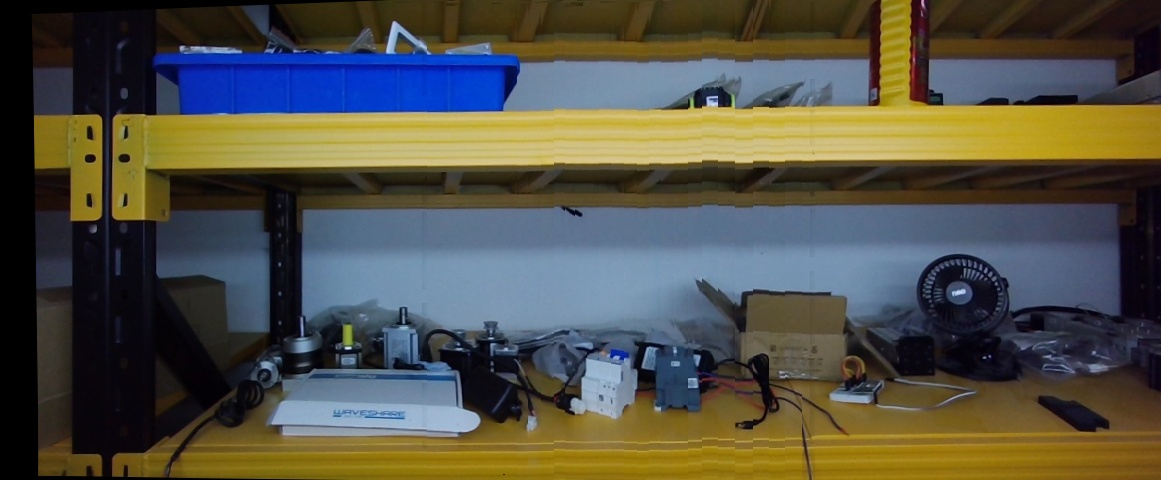
#> input picture benchmarks/run_20260804_162340/v6_candidate_t1_cache_no_rescue_photometric/video_panorama.jpg, 1161 x 480 px
$ python -i video_s1_vertical_alignment.py   (imports and definitions only)   (older library calls are emulated)
#> lines starting #> are read from the running program, lines starting #| are printed output that depends on the picture
#> further down, picture is the input picture: shape (480, 1161, 3); mean B, G, R 69.9, 80.9, 82.4
"""Local vertical-only alignment for the isolated S0/S1 video experiment.

The module deliberately has no knowledge of poses, depth, seams, or production
renderers.  It consumes already co-registered RGB overlap crops, estimates a
bounded ``dy(y)`` curve, and returns evidence which a caller may compose into
one final inverse map.  Failure is represented by missing observations and a
zero curve; it is never promoted to a pair-level rendering exception.
"""

from __future__ import annotations

from concurrent.futures import ThreadPoolExecutor
from dataclasses import dataclass, field
from typing import Mapping, Sequence

import cv2
import numpy as np


@dataclass(frozen=True)
class VerticalAlignmentConfig:
    horizontal_scale: float = 0.5
    preserve_full_vertical_resolution: bool = True
    window_height_px: int = 32
    window_step_px: int = 16
    horizontal_subwindow_width_px: int = 80
    horizontal_subwindow_count: int = 3
    minimum_horizontal_subwindow_width_px: int = 48
    search_radius_y_px: int = 16
    top_k_candidates: int = 5
    candidate_nms_radius_px: int = 2
    allow_subpixel_refinement: bool = True
    luminance_zncc_weight: float = 0.45
    vertical_gradient_zncc_weight: float = 0.40
    lab_color_weight: float = 0.15
    minimum_valid_fraction_for_candidate: float = 0.45
    minimum_2d_texture_score: float = 0.05
    left_right_sigma_px: float = 1.5
    candidate_margin_sigma: float = 0.08
    multi_x_consensus_sigma_px: float = 1.5
    use_ransac_soft_prior: bool = True
    ransac_minimum_points: int = 6
    ransac_residual_px: float = 2.0
    dp_first_order_weight: float = 1.0
    dp_second_order_weight: float = 0.5
    dp_missing_cost: float = 1.25
    dp_soft_prior_weight: float = 0.25
    smoothing_control_spacing_px: int = 80
    smoothing_data_weight: float = 1.0
    smoothing_first_order_weight: float = 0.25
    smoothing_second_order_weight: float = 2.0
    maximum_local_slope: float = 0.08
    gain_candidates: tuple[float, ...] = (0.0, 0.25, 0.5, 1.0)
    gain_block_height_px: int = 64
    gain_smoothness_weight: float = 0.20
    # S1.1 opt-in controls.  ``None`` preserves the S01/v1 single-stage
    # search exactly; the S011 configuration supplies all of these values.
    normal_coarse_search_radius_y_px: int | None = None
    expanded_coarse_search_radius_y_px: int | None = None
    coarse_window_height_px: int = 32
    coarse_window_step_px: int = 16
    fine_window_height_px: int = 24
    fine_window_step_px: int = 8
    fine_search_radius_y_px: float = 2.0
    fine_search_step_px: float = 0.25
    normal_top_k_candidates: int = 3
    expanded_top_k_candidates: int = 5
    minimum_independent_subwindow_agreement: int = 2
    maximum_subwindow_spread_px: float = 0.75
    trusted_row_taper_px: int = 8
    maximum_consecutive_missing_windows: int = 2

    # [86 lines left out: functions from_mapping, validate, _coerce_config, not called in this run]


@dataclass(frozen=True)
class SourceFeatures:
    gray: np.ndarray
    lab: np.ndarray
    gradient_x: np.ndarray
    gradient_y: np.ndarray
    canny: np.ndarray
    structure_tensor_score: np.ndarray
    sharpness: np.ndarray
    valid_mask: np.ndarray
    horizontal_scale: float


@dataclass(frozen=True)
class VerticalCandidate:
    window_index: int
    center_y: float
    dy_px: float
    raw_cost: float
    normalized_cost: float
    luminance_cost: float
    vertical_gradient_cost: float
    color_cost: float
    valid_fraction: float
    texture_score: float
    left_right_error_px: float
    multi_x_consensus_error_px: float
    confidence: float
    is_missing: bool
    search_border_hit: bool = False


@dataclass(frozen=True)
class VerticalCurve:
    y: np.ndarray
    dy_raw: np.ndarray
    dy_smoothed: np.ndarray
    confidence: np.ndarray
    gain: np.ndarray
    dy_applied: np.ndarray
    valid_observation_mask: np.ndarray


@dataclass(frozen=True)
class RansacSoftPrior:
    available: bool
    slope: float = 0.0
    intercept: float = 0.0
    inlier_count: int = 0

    def predict(self, y: float) -> float:
        return self.slope * float(y) + self.intercept


@dataclass(frozen=True)
class VerticalAlignmentResult:
    pair_status: str
    candidates_by_window: tuple[tuple[VerticalCandidate, ...], ...]
    selected_candidates: tuple[VerticalCandidate, ...]
    ransac_prior: RansacSoftPrior
    curve: VerticalCurve
    gain_block_values: tuple[float, ...] = ()
    diagnostics: Mapping[str, object] = field(default_factory=dict)


def precompute_source_features(
    image: np.ndarray,
    valid_mask: np.ndarray | None = None,
    *,
    horizontal_scale: float = 0.5,
) -> SourceFeatures:
    """Compute all S1 source features once, shrinking only horizontally."""
#> called with horizontal_scale = 0.5

    if image.ndim != 3 or image.shape[2] != 3 or image.dtype != np.uint8:
        raise ValueError("S1 source RGB must be a uint8 BGR image")
    if not 0.0 < horizontal_scale <= 1.0:
        raise ValueError("S1 horizontal feature scale must be in (0, 1]")
    height, width = image.shape[:2]
#> height = 480; width = 1161
    target_width = max(1, int(round(width * horizontal_scale)))
#> target_width = 580
    scaled = cv2.resize(image, (target_width, height), interpolation=cv2.INTER_AREA)
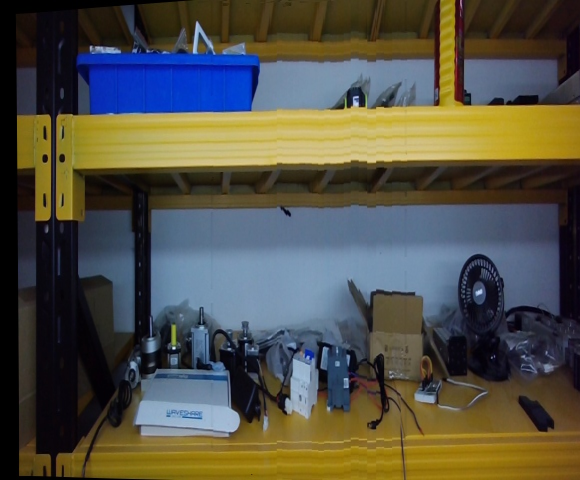
#> scaled: shape (480, 580, 3); mean B, G, R 69.9, 80.9, 82.4
    if valid_mask is None:
        valid = np.ones((height, target_width), dtype=bool)
    else:
        source_valid = np.asarray(valid_mask, dtype=np.uint8)
        if source_valid.shape != (height, width):
            raise ValueError("S1 source valid mask shape does not match RGB")
        valid = cv2.resize(source_valid, (target_width, height), interpolation=cv2.INTER_NEAREST) > 0
    gray = cv2.cvtColor(scaled, cv2.COLOR_BGR2GRAY).astype(np.float32) / 255.0
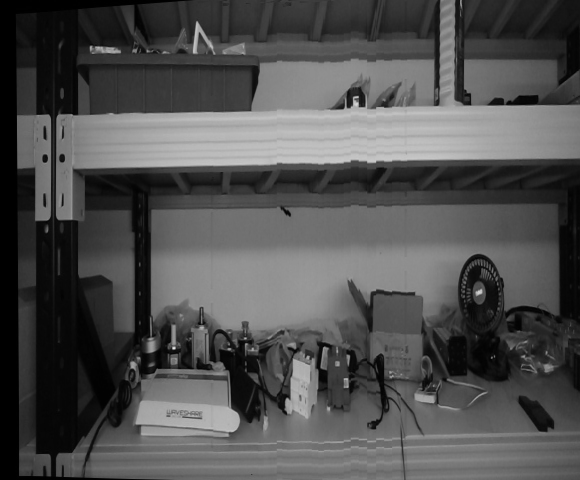
#> gray: shape (480, 580) float32; min 0, max 0.906, mean 0.314
    lab = cv2.cvtColor(scaled, cv2.COLOR_BGR2LAB).astype(np.float32)
    lab[..., 0] /= 255.0
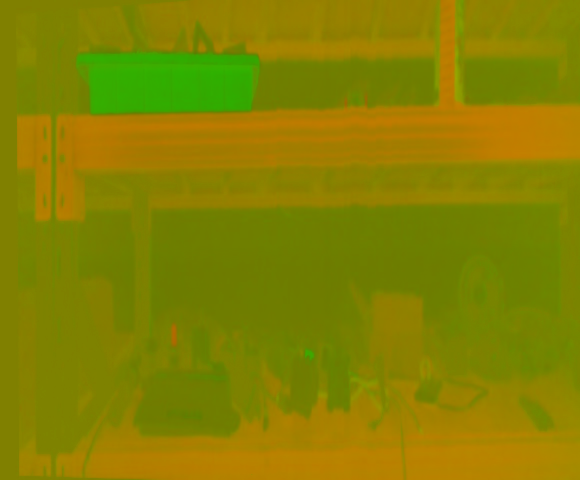
#> lab: shape (480, 580, 3) float32; mean B, G, R 0.3, 130.3, 134.1
    lab[..., 1:] = (lab[..., 1:] - 128.0) / 128.0
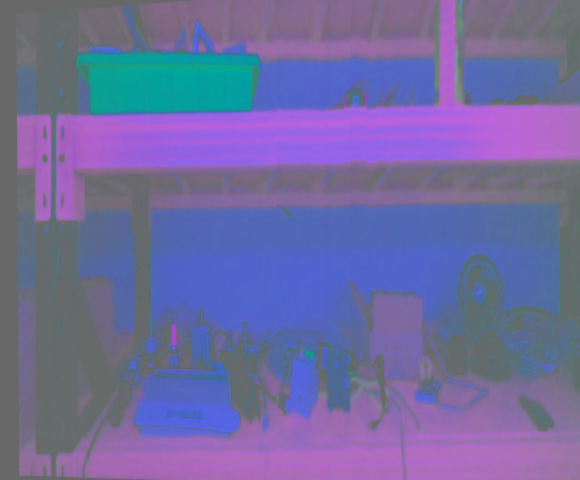
#> lab: shape (480, 580, 3) float32; mean B, G, R 0.34, 0.0181, 0.0476; drawn with min black and max white
    gradient_x = cv2.Sobel(gray, cv2.CV_32F, 1, 0, ksize=3)
    gradient_y = cv2.Sobel(gray, cv2.CV_32F, 0, 1, ksize=3)
    canny = cv2.Canny((gray * 255.0).astype(np.uint8), 60, 150)
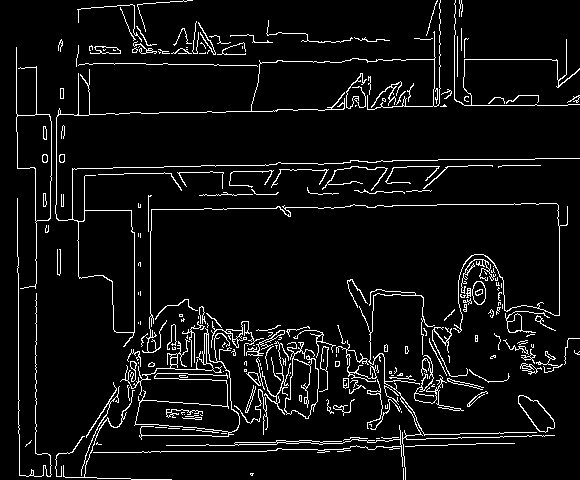
#> canny: shape (480, 580); 6.2% white in thin lines or dots
    tensor_xx = cv2.GaussianBlur(gradient_x * gradient_x, (5, 5), 0)
    tensor_yy = cv2.GaussianBlur(gradient_y * gradient_y, (5, 5), 0)
    tensor_xy = cv2.GaussianBlur(gradient_x * gradient_y, (5, 5), 0)
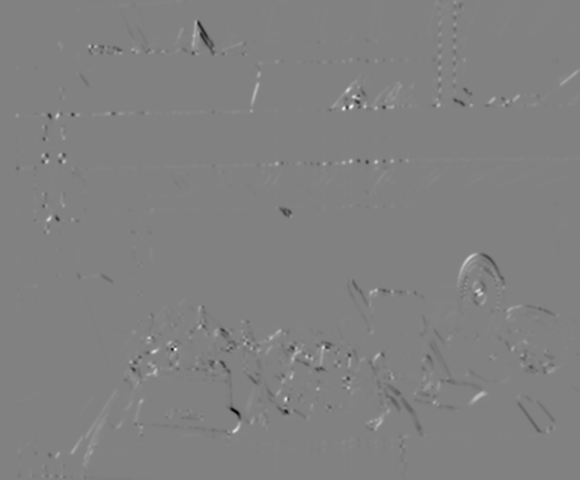
#> tensor_xy: shape (480, 580) float32; min -1.08, max 1.04, mean -9.75e-05; drawn with min black and max white
    trace = tensor_xx + tensor_yy
    discriminant = np.sqrt(np.maximum(0.0, (tensor_xx - tensor_yy) ** 2 + 4.0 * tensor_xy**2))
    structure = np.maximum(0.0, 0.5 * (trace - discriminant))
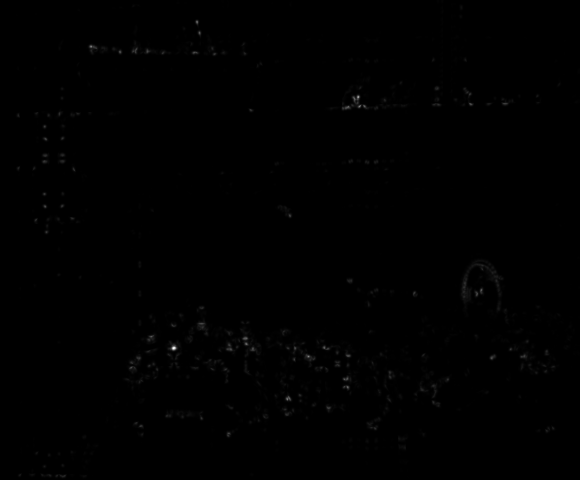
#> structure: shape (480, 580) float32; min 0, max 1.79, mean 0.00474; drawn with min black and max white
    sharpness = cv2.GaussianBlur(np.abs(cv2.Laplacian(gray, cv2.CV_32F)), (5, 5), 0)
    return SourceFeatures(
        gray=np.ascontiguousarray(gray),
        lab=np.ascontiguousarray(lab),
        gradient_x=np.ascontiguousarray(gradient_x),
        gradient_y=np.ascontiguousarray(gradient_y),
        canny=np.ascontiguousarray(canny),
        structure_tensor_score=np.ascontiguousarray(structure),
        sharpness=np.ascontiguousarray(sharpness),
        valid_mask=np.ascontiguousarray(valid),
        horizontal_scale=float(horizontal_scale),
    )


# [684 lines left out: functions precompute_feature_cache, _zncc_cost, _batched_zncc_cost, _subwindow_ranges, _score_shift, _integer_costs_for_window and 7 more, not called in this run]


def _huber(value: float, delta: float = 1.0) -> float:
    absolute = abs(float(value))
    return 0.5 * absolute * absolute if absolute <= delta else delta * (absolute - 0.5 * delta)


# [400 lines left out: functions solve_candidate_path, fit_smooth_vertical_curve, _fit_s11_trusted_curve, solve_vertical_curve, select_local_gains, align_vertical_pair, not called in this run]

>>> import cv2
>>> picture = cv2.imread('../../benchmarks/run_20260804_162340/v6_candidate_t1_cache_no_rescue_photometric/video_panorama.jpg')
>>> result = precompute_source_features(picture)
